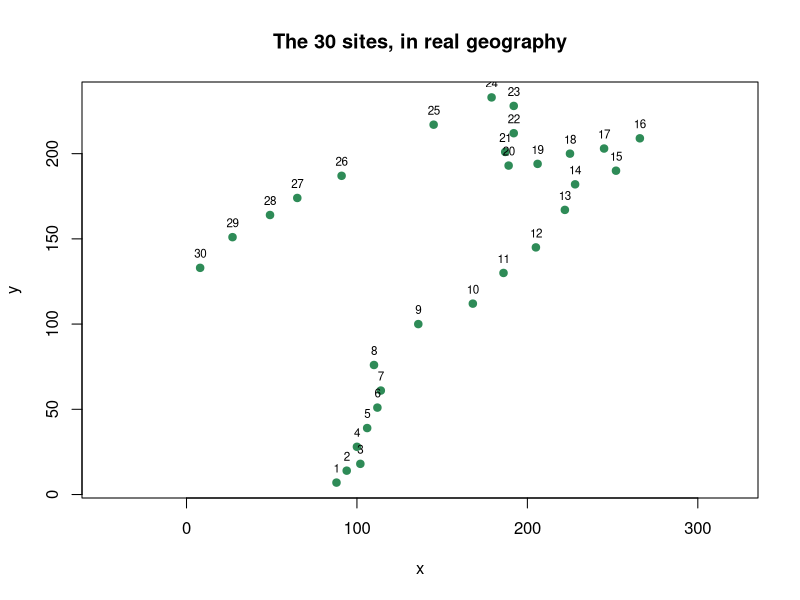
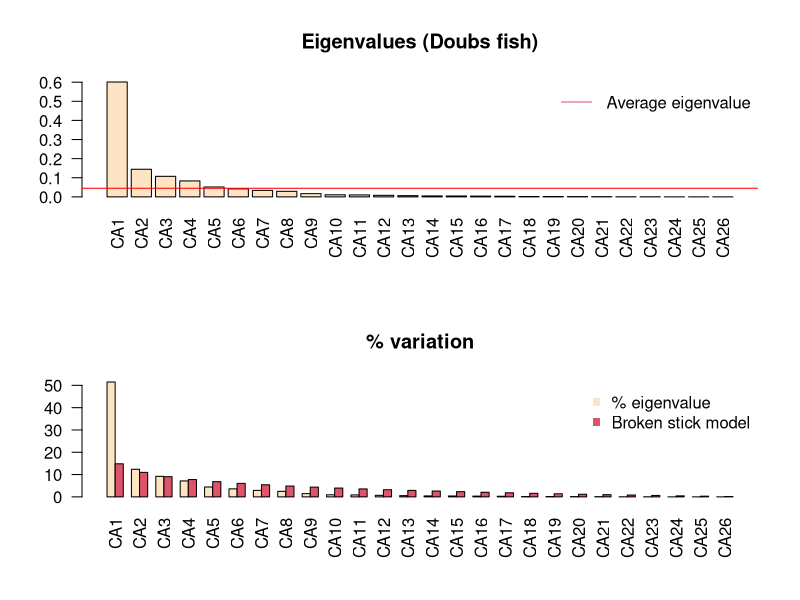
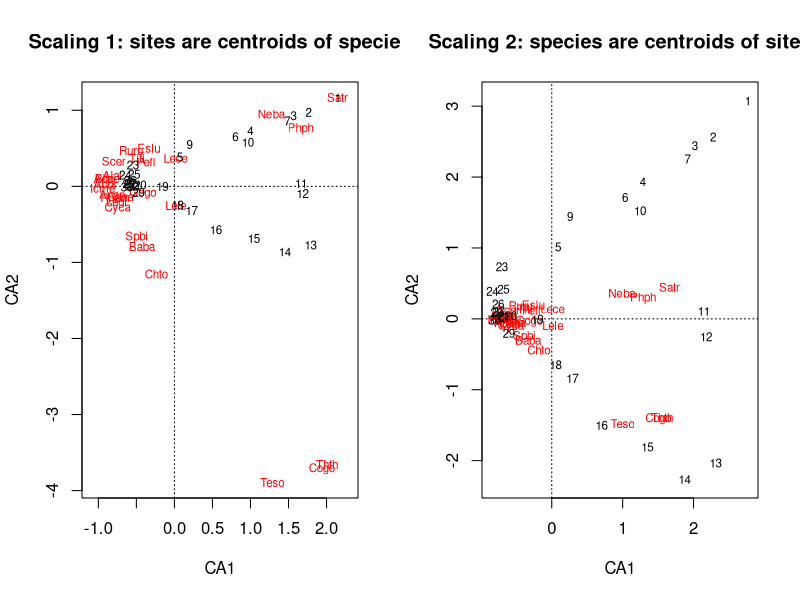
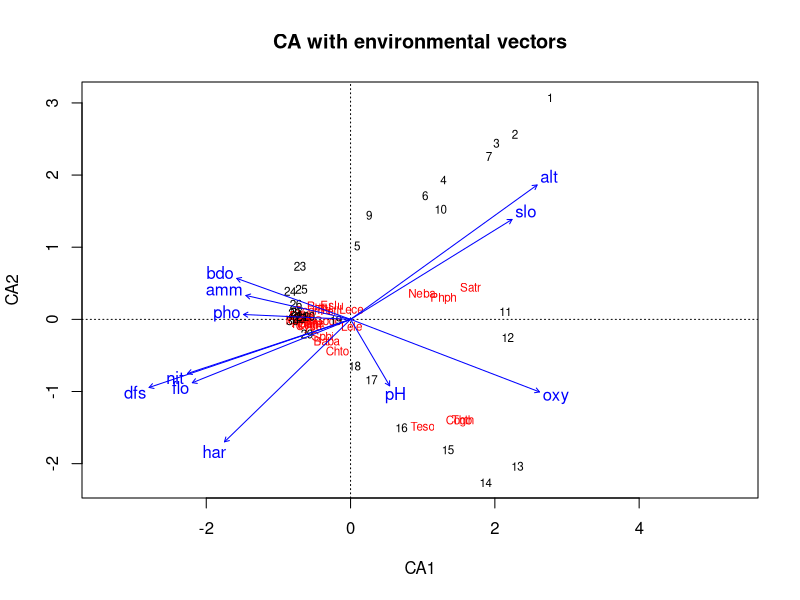
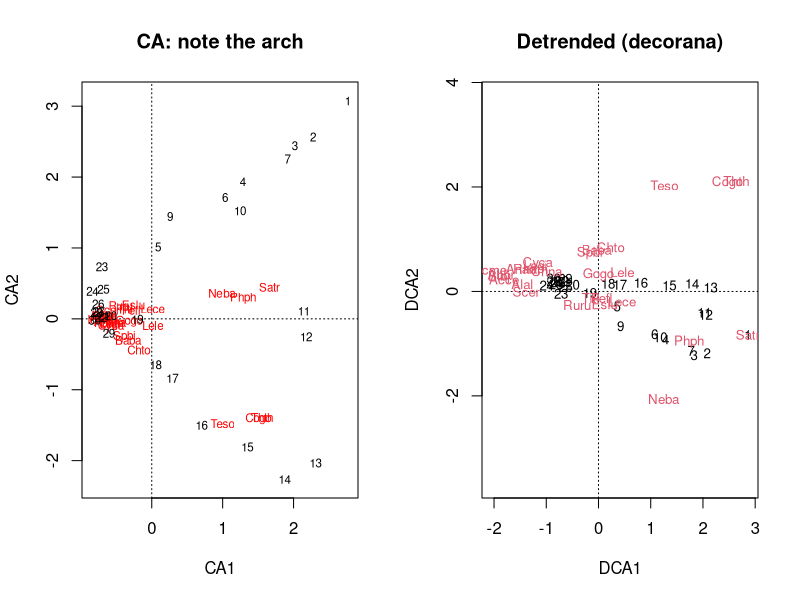
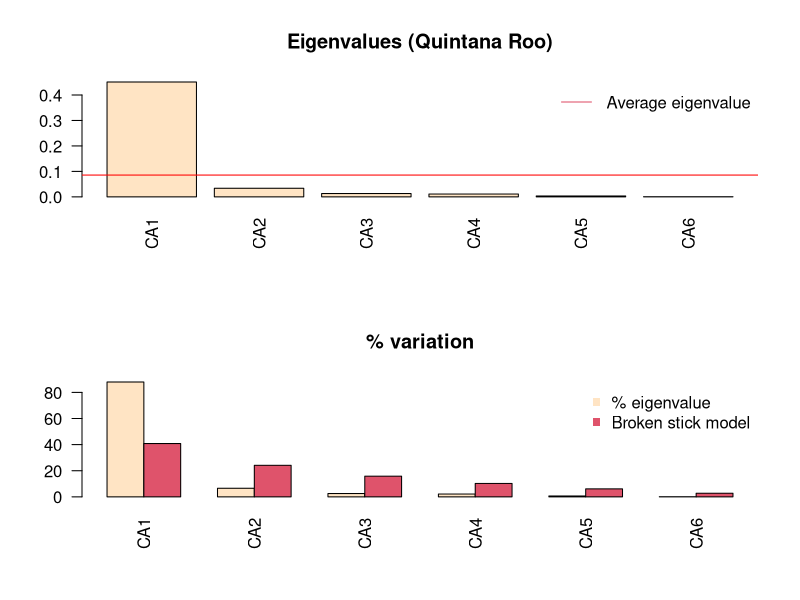
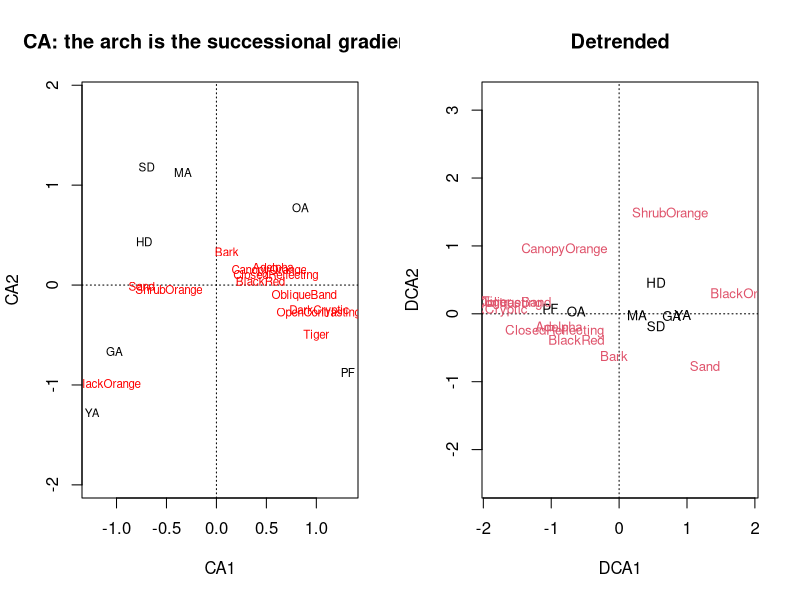

Write R code to recreate these figures, in order.
## ============================================================================
##  MS_LJMR :: 08_CorrespondenceAnalysis.R — Correspondence Analysis (CA)
##
##  Original authors: Laura Jiménez & Jorge Soberón
##                    (BIOL 943 Multivariate Methods, University of Kansas)
##  Revised for the MS_LJMR edition by: Luis J. Madrigal-Roca
##
##  Revised from 14_CorrespondaceAnalysis.R. Uses frozen Doubs fish counts.
## ============================================================================

##  PLAIN CLASSROOM EDITION
##  Generated from R/08_CorrespondenceAnalysis.R by scripts/make_class_src.py --
##  edit R/08_CorrespondenceAnalysis.R and regenerate; changes made here will be overwritten.
## ============================================================================

# R packages required
#install.packages("vegan")
#install.packages("ade4")
library(vegan)
library(ade4)

# Working directory -- point this at the folder holding the data files
#   ButterfliesQRoo2.csv
setwd("YOUR/DIRECTORY")

# Built-in data sets used below
data(doubs)          # the Verneaux river-fish tables

## ============================================================================
##  1. WHY A DIFFERENT DISTANCE
## ============================================================================
##  Correspondence analysis is PCA adapted to COUNTS -- non-negative integers,
##  which are not normally distributed and have no meaningful zero-centred
##  ellipse. It has been called reciprocal averaging and dual scaling; the
##  mathematics is the same in every case.
##
##  The appropriate distance is chi-square, not Euclidean. CA eigen-decomposes
##  the chi-square distances between ROWS (sites), and the same eigenvalues
##  scale to the chi-square distances between COLUMNS (species). So CA is an
##  R-mode and a Q-mode analysis at once -- which follows from the fact, from
##  session 01, that XX' and X'X share their non-zero eigenvalues.
##
##  Data: Verneaux (1973) -- 27 fish species, 11 environmental variables and
##  coordinates for 30 sites along the Doubs river in the Jura.

## doubs carries several tables; these are the three this session uses.
## (ade4's object also has a `species` table of Latin names.)
cat("fish table:", nrow(doubs$fish), "sites x", ncol(doubs$fish), "species\n")
cat("env  table:", nrow(doubs$env),  "sites x", ncol(doubs$env),  "variables\n")
print(head(doubs$fish[, 1:8]))
print(head(doubs$env))

## ---- the sites are a river, so they are spatially ordered -------------------
if (!is.null(doubs$xy)) {
  par(mfrow = c(1, 1))
  plot(doubs$xy, pch = 19, col = "seagreen", asp = 1,
       main = "The 30 sites, in real geography")
  text(doubs$xy, labels = seq_len(nrow(doubs$xy)), pos = 3, cex = .7)

  cat("\nThe sites trace the river downstream -- so spatial covariance is not a",
      "hypothesis, it is a certainty.\n")
}

## CA cannot handle an all-zero row or column
cat("\nempty sites:",   paste(which(rowSums(doubs$fish) == 0), collapse = ", "), "\n")
cat("empty species:", paste(which(colSums(doubs$fish) == 0), collapse = ", "), "\n")
keep <- rowSums(doubs$fish) > 0
fish <- doubs$fish[keep, colSums(doubs$fish[keep, ]) > 0]
env  <- doubs$env[keep, ]
cat("after removing empty rows:", nrow(fish), "sites x", ncol(fish), "species\n")

## ============================================================================
##  2. RUNNING IT, AND THE TWO SCALINGS
## ============================================================================
##  vegan::cca() with a single table is a CA. Results can be presented two ways:
##
##  scaling = 1 (by sites)   chi-square distance is preserved among SITES.
##      Sites near each other have similar relative species composition; a site
##      near a species probably has a high proportion of it.
##  scaling = 2 (by species) chi-square distance is preserved among SPECIES.
##      Species near each other occur at similar relative frequencies; a species
##      near a site is probably frequent there.
##
##  The scaling changes the eigenVECTORS, never the eigenVALUES.
f.ca <- vegan::cca(fish)
print(summary(f.ca))                 # default scaling 2
print(summary(f.ca, scaling = 1))

ev <- f.ca$CA$eig
cat("\neigenvalues (identical under either scaling):\n"); print(round(ev, 4))
cat("total inertia:", round(sum(ev), 4), "\n")
cat("In CA an eigenvalue above 0.6 signals a very strong gradient.\n")

## ---- how many axes? Kaiser and broken stick --------------------------------
##  evplot() is Francois Gillet's function from Numerical Ecology in R. The
##  original session source()d it from a local RCode folder; it is defined here
##  so the script has no external file to find.
evplot <- function(ev, main = "") {
  n   <- length(ev)
  bsm <- data.frame(j = seq_len(n), p = 0)
  bsm$p[1] <- 1 / n
  for (i in 2:n) bsm$p[i] <- bsm$p[i - 1] + (1 / (n + 1 - i))
  bsm$p <- 100 * bsm$p / n
  par(mfrow = c(2, 1))
  barplot(ev, main = paste("Eigenvalues", main), col = "bisque", las = 2)
  abline(h = mean(ev), col = "red")
  legend("topright", "Average eigenvalue", lwd = 1, col = 2, bty = "n")
  barplot(t(cbind(100 * ev / sum(ev), bsm$p[n:1])), beside = TRUE,
          main = "% variation", col = c("bisque", 2), las = 2)
  legend("topright", c("% eigenvalue", "Broken stick model"),
         pch = 15, col = c("bisque", 2), bty = "n")
}
par(mfrow = c(1, 1))
evplot(ev, "(Doubs fish)")

## ============================================================================
##  3. THE BIPLOTS
## ============================================================================
# Wide figure: widen the Plot pane, or open a sized device first --
#   dev.new(width = 12, height = 6)
op <- par(mfrow = c(1, 2))
plot(f.ca, scaling = 1, main = "Scaling 1: sites are centroids of species")
plot(f.ca, scaling = 2, main = "Scaling 2: species are centroids of sites")
par(op)

##  Axis 1 separates sites 19-30, the downstream ones, and most species sit near
##  them -- they are frequent there. Axis 2 picks out intermediate sites and the
##  species characteristic of them. Interpretation needs care: by construction
##  the site scores and species scores maximise their correlation, so proximity
##  on the plot is a statement about relative frequency, not abundance.

## ---- overlaying the environment --------------------------------------------
##  envfit() regresses each environmental variable on the ordination axes and
##  tests it by permutation, which turns "the axis looks like a gradient" into
##  a number.
set.seed(1998)
spe.ca.env <- vegan::envfit(f.ca, env, permutations = 999)
print(spe.ca.env)

par(mfrow = c(1, 1))
plot(f.ca, scaling = 2, main = "CA with environmental vectors")
plot(spe.ca.env)

## ============================================================================
##  4. THE ARCH EFFECT, AND DETRENDING
## ============================================================================
##  A single strong gradient makes CA fold the second axis into a horseshoe --
##  the arch effect. It is an artefact of the method, not structure in the data.
##  Detrended correspondence analysis (decorana) removes it by flattening the
##  second axis in segments.
f.dca <- vegan::decorana(fish)
print(f.dca)

# Wide figure: widen the Plot pane, or open a sized device first --
#   dev.new(width = 12, height = 6)
op <- par(mfrow = c(1, 2))
plot(f.ca,  main = "CA: note the arch")
plot(f.dca, main = "Detrended (decorana)")
par(op)

## ============================================================================
##  5. THE SAME ANALYSIS ON THE BUTTERFLIES
## ============================================================================
##  Sites x wing patterns, from session 04. Here the gradient is succession, and
##  the arch is almost entirely a consequence of it.
qroo3 <- read.csv("ButterfliesQRoo2.csv", stringsAsFactors = TRUE)
sites <- c("HD", "SD", "GA", "YA", "MA", "OA", "PF")
qroo2 <- aggregate(qroo3[, sites], by = list(Pattern = qroo3$Pattern), FUN = sum)
qroo  <- as.matrix(t(qroo2[, -1]))
colnames(qroo) <- as.character(qroo2$Pattern)
qroo  <- qroo[rowSums(qroo) > 0, colSums(qroo) > 0]
cat("\nbutterfly table:", nrow(qroo), "sites x", ncol(qroo), "patterns\n")

qr.ca  <- vegan::cca(qroo)
qr.dca <- vegan::decorana(qroo)
par(mfrow = c(1, 1))
evplot(qr.ca$CA$eig, "(Quintana Roo)")

# Wide figure: widen the Plot pane, or open a sized device first --
#   dev.new(width = 12, height = 6)
op <- par(mfrow = c(1, 2))
plot(qr.ca,  main = "CA: the arch is the successional gradient")
plot(qr.dca, main = "Detrended")
par(op)

cat("\n[08_CorrespondenceAnalysis] CA is PCA under chi-square distance, it",
    "ordinates rows and columns simultaneously, and its arch is an artefact",
    "of a dominant gradient rather than a second gradient.\n")
